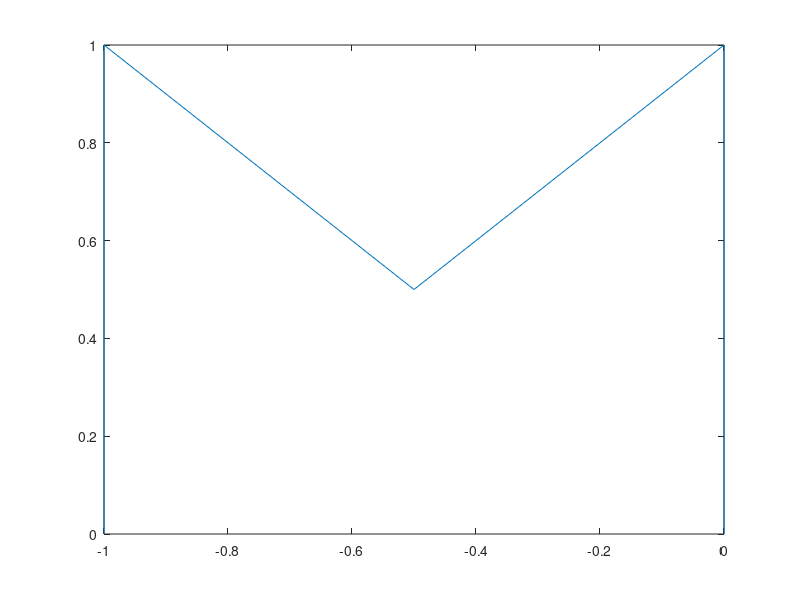

Reproduce this figure in MATLAB. (Note: this script raises an error after producing the figure.)
% [x,y,z] = hilbert3(2); 
% plot3(x,y,z)

x1 = [-1 -1 -1/2 0 0];
y1 = [0 1 1/2 1 0];
plot(x1, y1)

hold on
[x, y] = hilbert(2);
plot(x, y)
